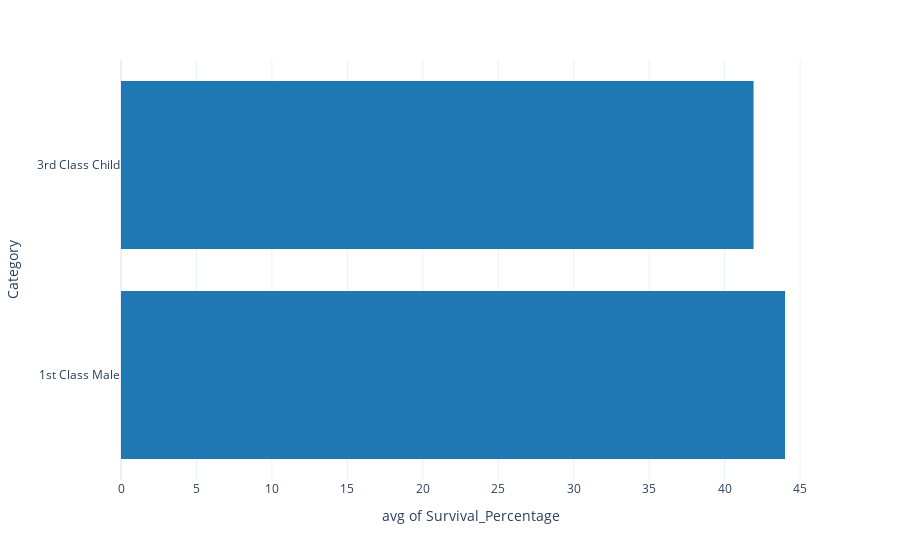

Write notebook code for a chart like this one.
### Code cell
fig = px.histogram(
            df_viz,  
             y='Category',
             x='Survival_Percentage',
             histfunc='avg',
             hover_data=['Category'],
             template='plotly_white',
             color_discrete_sequence=px.colors.qualitative.D3
            )
fig.show()

### Figure 1 — Plotly figure (JSON) as saved in the notebook; plotly's stock layout.template omitted (floating-point values rounded to 4 significant figures)
{"data": [{"bingroup": "y", "histfunc": "avg", "hovertemplate": "avg of Survival_Percentage=%{x}<br>Category=%{y}<extra></extra>", "legendgroup": "", "marker": {"color": "#1F77B4", "pattern": {"shape": ""}}, "name": "", "orientation": "h", "showlegend": false, "type": "histogram", "x": [100.0, 25.0, 42.68, 8.33, 47.83, 36.0], "xaxis": "x", "y": ["1st Class Male", "1st Class Male", "1st Class Male", "1st Class Male", "3rd Class Child", "3rd Class Child"], "yaxis": "y"}], "layout": {"barmode": "relative", "legend": {"tracegroupgap": 0}, "margin": {"t": 60}, "xaxis": {"anchor": "y", "domain": [0, 1], "title": {"text": "avg of Survival_Percentage"}}, "yaxis": {"anchor": "x", "domain": [0, 1], "title": {"text": "Category"}}}}
